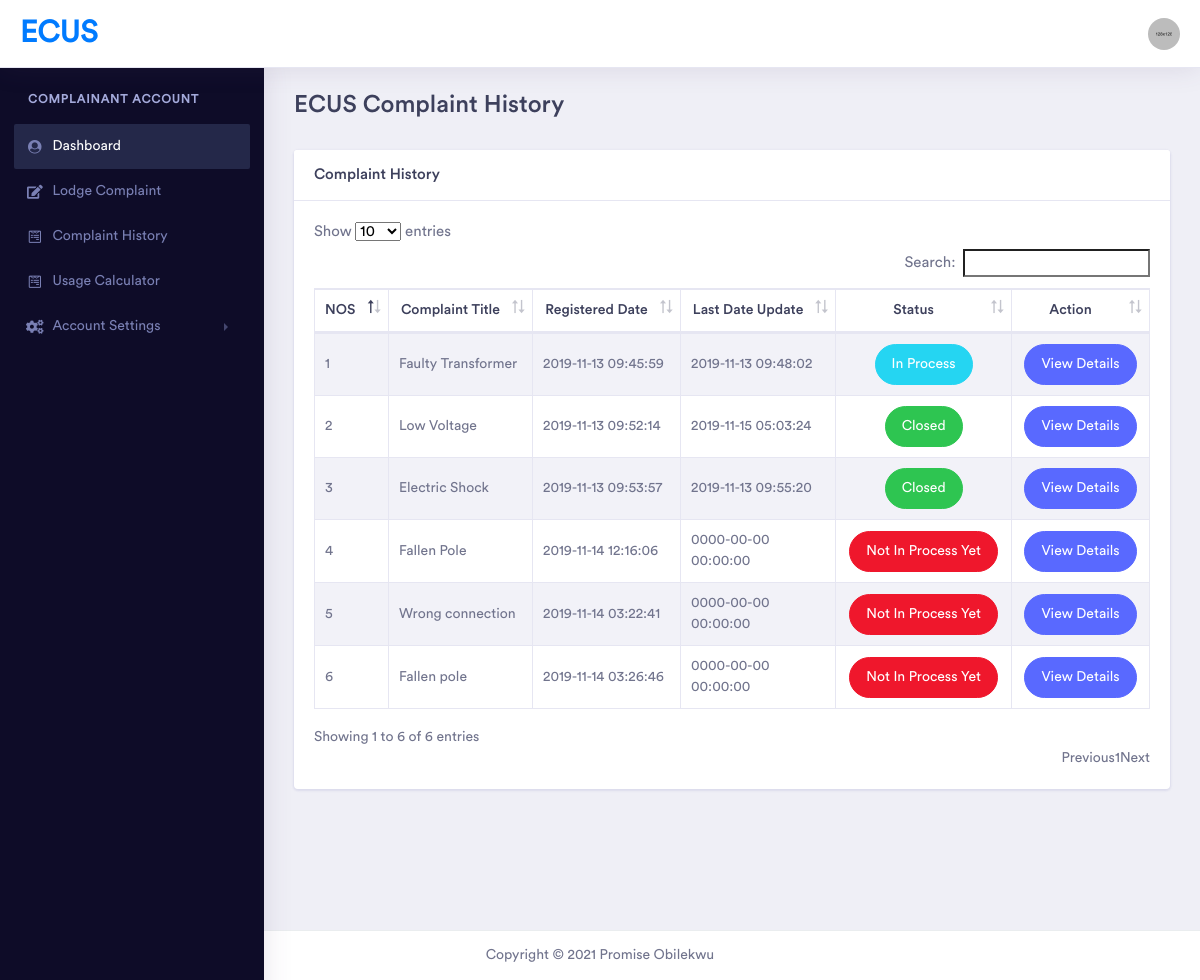
The page /complaint_history.php (signed in) on the database as committed earlier.
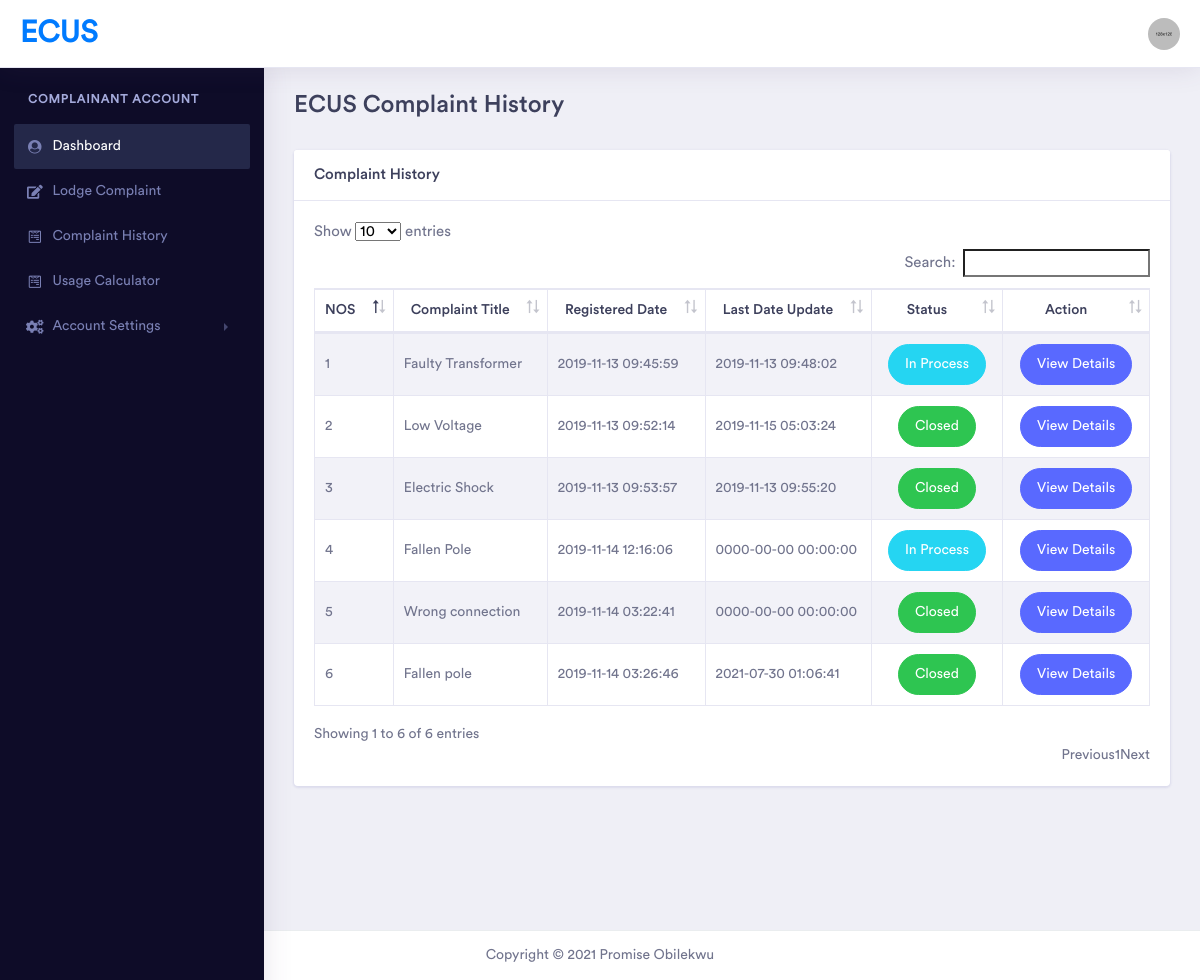
The same page on the database as committed later.
### tables this page shows
CREATE TABLE IF NOT EXISTS `complaint` (
  `complaint_id` int(11) NOT NULL AUTO_INCREMENT,
  `complainant_id` int(11) NOT NULL,
  `complaint_title` varchar(50) NOT NULL,
  `complaint_details` varchar(255) NOT NULL,
  `location` varchar(20) NOT NULL,
  `complaint_file` varchar(255) DEFAULT NULL,
  `center_id` int(11) DEFAULT NULL,
  `status` varchar(8) NOT NULL,
  `date_reg` datetime DEFAULT NULL,
  `date_modified` datetime DEFAULT NULL,
  PRIMARY KEY (`complaint_id`),
  KEY `complainant_id` (`complainant_id`)
);

### complaint_history.php (the view, shortened to what this page needs)
<?php include ('includes/session.php');
            $user = $_SESSION['login'];
            $query = "SELECT * FROM complainant WHERE `username`='$user'";
            $run_query = mysqli_query($conn, $query);
            $data=mysqli_fetch_array($run_query);
            $complainant_id = $data['complainant_id'];
?>
<!doctype html>
<html lang="en">
<head>
    <link rel="stylesheet" href="assets/vendor/bootstrap/css/bootstrap.min.css">
    <link href="assets/vendor/fonts/circular-std/style.css" rel="stylesheet">
    <link rel="stylesheet" href="assets/libs/css/style.css">
    <link rel="stylesheet" href="assets/vendor/fonts/fontawesome/css/fontawesome-all.css">
    <link rel="stylesheet" type="text/css" href="assets/vendor/datatables/css/dataTables.bootstrap4.css">
    <link rel="stylesheet" type="text/css" href="assets/vendor/datatables/css/buttons.bootstrap4.css">
    <link rel="stylesheet" type="text/css" href="assets/vendor/datatables/css/select.bootstrap4.css">
    <link rel="stylesheet" type="text/css" href="assets/vendor/datatables/css/fixedHeader.bootstrap4.css">
</head>
<body>
    <div class="dashboard-main-wrapper">
     	<?php include ('includes/header.php'); ?>
        <?php include ('includes/sidebar.php'); ?>
        <div class="dashboard-wrapper">
            <div class="container-fluid  dashboard-content">
                 <div class="row">
                    <div class="col-xl-8 col-lg-12 col-md-12 col-sm-12 col-12">
                        <div class="page-header">
                            <h2 class="pageheader-title"> ECUS Complaint History</h2>
                        </div>
                    </div>
                </div>
 <div class="row">
                    <div class="col-xl-12 col-lg-12 col-md-12 col-sm-12 col-12">
                        <div class="card">
                            <h5 class="card-header">Complaint History</h5>
                            <div class="card-body">
                                    <table table width="100%" class="table table-striped table-bordered table-hover" id="cusTable">
                                        <thead>
                                            <tr>
                                                <th>NOS</th>
                                                <th style="text-align: center;">Complaint Title</th>
                                                <th style="text-align: center;">Registered Date</th>
                                                <th style="text-align: center;">Last Date Update</th>
                                                <th style="text-align: center;">Status</th>
                                                <th style="text-align: center;">Action</th>
                                            </tr>
                                        </thead>
                                       <tbody>
											<?php
												$count = 1;
												$cq=mysqli_query($conn,"select * from complaint WHERE complainant_id = '$complainant_id'");
												while($cqrow=mysqli_fetch_array($cq)){
												?>
													<tr>
														<td><?php echo  $count++ ?></td>
														<td><?php echo htmlentities($cqrow['complaint_title']); ?></td>
														<td><?php echo htmlentities($cqrow['date_reg']); ?></td>
														<td><?php echo htmlentities($cqrow['date_modified']); ?></td>
                                                        <td align="center">
                                                          <?php
                                                          $status = $cqrow['status'];
                                                         if($status=="0")
                                                             { ?>
                                                  <button type="button" class="btn btn-rounded btn-danger">Not In Process Yet</button>
                                               <?php }
                                                     if($status=="1"){ ?>
                                                    <button type="button" class="btn btn-rounded btn-info">In Process</button>
                                                    <?php }
                                                    if($status=="2") {
                                                    ?>
                                                    <button type="button" class="btn btn-rounded btn-success">Closed</button>
                                                    <?php }
                                                           ?></td>
                                                <td align="center">
                                          <a href="complaint_details.php?com_id=<?php echo $cqrow['complaint_id'] ?>">
                                                <button type="button" class="btn btn-rounded btn-primary">View Details</button></a>
                                                <?php
                                                }
                                            ?>
													</tr>
							                </tbody>
                                    </table>
                            </div>
                        </div>
                    </div>
                </div>
                </div>
            </div>
           <?php include ('includes/footer.php'); ?>
        </div>
</body>
</html>

### includes/header.php (shortened to what this page needs)
<div class="dashboard-header">
           <nav class="navbar navbar-expand-lg bg-white fixed-top">
               <a class="navbar-brand" href="dashboard.php">ECUS</a>
               <div class="collapse navbar-collapse " id="navbarSupportedContent">
                   <ul class="navbar-nav ml-auto navbar-right-top">
                       <li class="nav-item dropdown nav-user">
                           <a class="nav-link nav-user-img" href="#" id="navbarDropdownMenuLink2" data-toggle="dropdown" aria-haspopup="true" aria-expanded="false"><img src="assets/images/avatar-1.jpg" alt="" class="user-avatar-md rounded-circle"></a>
                       </li>
                   </ul>
               </div>
           </nav>
       </div>

### includes/sidebar.php (shortened to what this page needs)
<div class="nav-left-sidebar sidebar-dark">
    <div class="menu-list">
        <nav class="navbar navbar-expand-lg navbar-light">
            <div class="collapse navbar-collapse" id="navbarNav">
                <ul class="navbar-nav flex-column">
                    <li class="nav-divider">
                        COMPLAINANT ACCOUNT
                    </li>
                    <li class="nav-item ">
                        <a class="nav-link active" href="dashboard.php" data-toggle="" aria-expanded="false" data-target="" aria-controls=""><i class="fa fa-fw fa-user-circle"></i>Dashboard<span class=""></span></a>
                    </li>
                    <li class="nav-item">
                        <a class="nav-link" href="lodge_complaint.php" data-toggle="" aria-expanded="false" data-target="#submenu-2" aria-controls="submenu-2"><i class="fa fa-fw fa-edit"></i>Lodge Complaint</a>
                    </li>
                    <li class="nav-item ">
                        <a class="nav-link" href="complaint_history.php"  aria-expanded="false" data-target="#submenu-4" aria-controls="submenu-4"><i class="fab fa-fw fa-wpforms"></i>Complaint History</a>
                    </li>
                    <li class="nav-item ">
                        <a class="nav-link" href="usage_calculator.php"  aria-expanded="false" data-target="#submenu-4" aria-controls="submenu-4"><i class="fab fa-fw fa-wpforms"></i>Usage Calculator</a>
                    </li>
                    <li class="nav-item">
                        <a class="nav-link" href="#" data-toggle="collapse" aria-expanded="false" data-target="#submenu-5" aria-controls="submenu-5"><i class="fas fa-fw fa-cogs"></i>Account Settings</a>
                    </li>
                </ul>
            </div>
        </nav>
    </div>
</div>

### includes/footer.php
<div class="footer">
    <div class="container-fluid">
        <div class="row">
            <div class="col-xl-12 col-lg-6 col-md-6 col-sm-12 col-12">
                <center>Copyright © 2021 Promise Obilekwu</center>
            </div>
        </div>
    </div>
</div>

Rows that differ between the two databases and show on the page:
changed complaint "Fallen Pole": status "Not In Process Yet" → "In Process"
changed complaint "Wrong connection": status "Not In Process Yet" → "Closed"
changed complaint "Fallen pole": date_modified "0000-00-00 00:00:00" → "2021-07-30 01:06:41"; status "Not In Process Yet" → "Closed"
